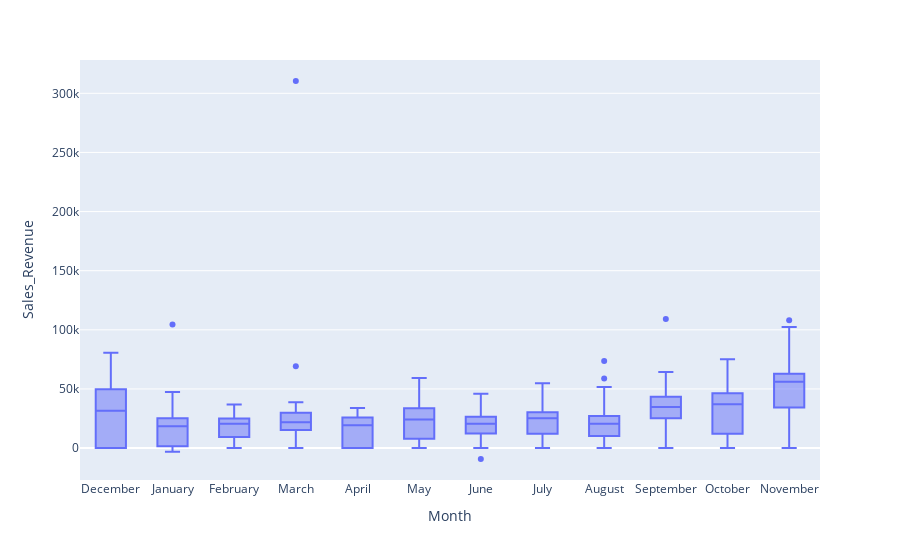

Here is the notebook cell this chart was saved with:
### Code cell
# Let's add month
daily_profit_online_sales['month'] = daily_profit_online_sales.index.month_name()

month_order = ['January', 'February', 'March', 'April', 'May', 'June', 'July', 'August', 'September', 'October','November','December']
daily_profit_online_sales['month'] = pd.Categorical(daily_profit_online_sales['month'], categories=month_order, ordered=True)

# Plot

grouped_data = daily_profit_online_sales.groupby('month')['Sales_Revenue'].sum().sort_index()

grouped_data


px.box(daily_profit_online_sales, x='month', y='Sales_Revenue', labels={'month': 'Month', 'total_accidents_clean': 'Total Accidents'})

### Figure 1 — Plotly figure (JSON) as saved in the notebook; plotly's stock layout.template omitted (floating-point values rounded to 4 significant figures; data arrays with more than 128 entries replaced by an {"elided": "..."} marker saying what was removed)
{"data": [{"alignmentgroup": "True", "hovertemplate": "Month=%{x}<br>Sales_Revenue=%{y}<extra></extra>", "legendgroup": "", "marker": {"color": "#636efa"}, "name": "", "notched": false, "offsetgroup": "", "orientation": "v", "showlegend": false, "type": "box", "x": {"elided": "374 str values"}, "x0": " ", "xaxis": "x", "y": {"elided": "374 float values"}, "y0": " ", "yaxis": "y"}], "layout": {"boxmode": "group", "legend": {"tracegroupgap": 0}, "margin": {"t": 60}, "xaxis": {"anchor": "y", "domain": [0, 1], "title": {"text": "Month"}}, "yaxis": {"anchor": "x", "domain": [0, 1], "title": {"text": "Sales_Revenue"}}}}
